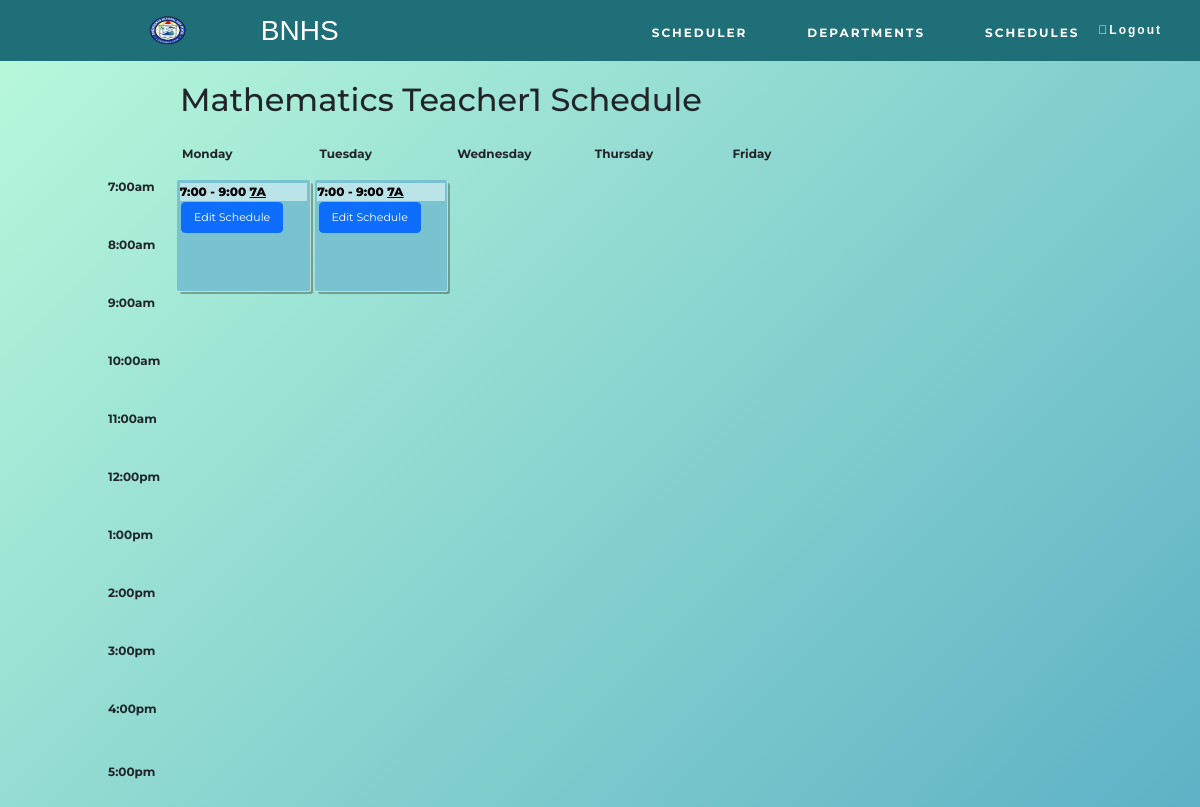
The page /teacher_schedule.php?id=110&dept=Mathematics on the database as committed earlier.
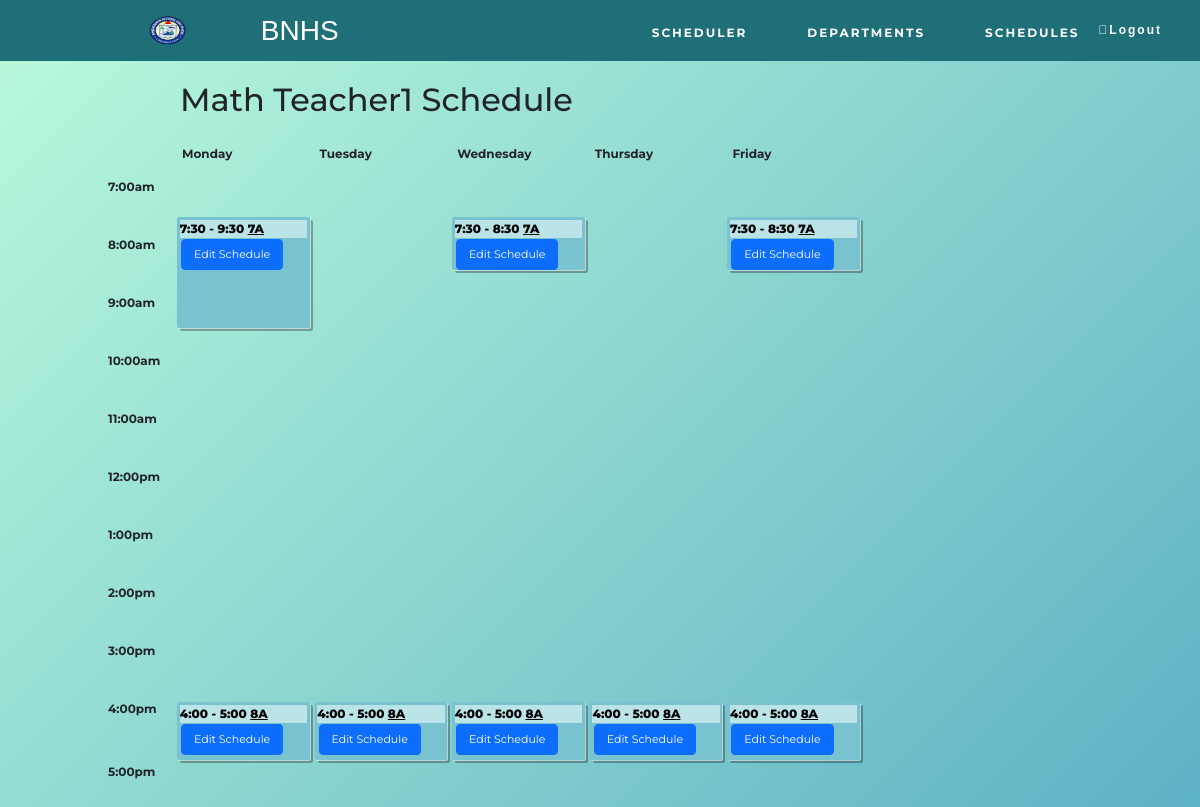
The same page on the database as committed later.
### tables this page shows
CREATE TABLE IF NOT EXISTS `teacher` (
  `id` int NOT NULL AUTO_INCREMENT,
  `firstName` varchar(32) NOT NULL,
  `lastName` varchar(32) NOT NULL,
  `dept` varchar(32) NOT NULL,
  `workload` float NOT NULL,
  PRIMARY KEY (`id`)
);

CREATE TABLE IF NOT EXISTS `class_schedule` (
  `grade_section` varchar(32) NOT NULL,
  `teacher_id` int DEFAULT NULL,
  `subject` varchar(32) NOT NULL,
  `day` varchar(32) NOT NULL,
  `start_time` float NOT NULL,
  `end_time` float NOT NULL,
  `duration` int NOT NULL,
  `id` int NOT NULL AUTO_INCREMENT,
  UNIQUE KEY `id` (`id`),
  KEY `teacher` (`teacher_id`)
);

### teacher_schedule.php (called while the page is built)
<?php
try {
    include __DIR__ . './includes/connection/DatabaseConnect.php';
    include __DIR__ . './includes/connection/DatabaseFunctions.php';
    include __DIR__ . './includes/templates/teacher_schedule.html.php';
} catch (PDOException $e) {
    include __DIR__ . './includes/connection/displayError.php';
}
include __DIR__ . './includes/templates/layout.html.php';
?>

### includes/connection/DatabaseFunctions.php (called while the page is built, shortened)
<?php
function retrieveAllId($pdo, $table, $primaryKey, $value) {
    $query = 'SELECT * FROM `' . $table . '`
              WHERE `' . $primaryKey . '` = :value';
    $parameters = [
        'value' => $value
    ];
    $query = query($pdo, $query, $parameters);
    return $query->fetchAll();
}
function retrieveId($pdo, $table, $primaryKey, $value) {
    $query = 'SELECT * FROM `' . $table . '`
              WHERE `' . $primaryKey . '` = :value';
    $parameters = [
        'value' => $value
    ];
    $query = query($pdo, $query, $parameters);
    return $query->fetch();
}
function query($pdo, $sql, $parameters = []) {
    $query = $pdo->prepare($sql);
    $query->execute($parameters);
    return $query;
}
function convertTime($time) {
    if($time % 100 == 0) {
        $time = $time/100;
        if($time > 12)
            $stringTime = ($time - 12) . ':00';
        else
            $stringTime = $time . ':00';
        return $stringTime;
    } else {
        if($time % 50 == 0) {
            $time = $time/100;
            $time = $time - 0.5;
            if($time > 12)
                $stringTime = ($time - 12) . ':30';
            else
                $stringTime = $time . ':30';
        }
        return $stringTime;
    }
}
?>

### includes/templates/teacher_schedule.html.php (the view, shortened to what this page needs)
<link rel="stylesheet" type="text/css" href="./includes/templates/css/scheduler.css">
<?php
    $teacher_id = $_GET['id'];
    $teacher = retrieveId($pdo, 'teacher', 'id', $teacher_id);
    $teacherName = $teacher['firstName'] . ' ' . $teacher['lastName'];
$output = '
<div class="text" style="height: 400px; width: 800px; margin-left: 5%;">
  <h2 id="schedule-heading" style="margin-left: 15%; padding-top: 20px;">'.$teacherName.' Schedule</h2>
  <div class="schedule" aria-labelledby="schedule-heading">
    <span class="track-slot" aria-hidden="true" style="grid-column: mon; grid-row: tracks;">Monday</span>
    <span class="track-slot" aria-hidden="true" style="grid-column: tue; grid-row: tracks;">Tuesday</span>
    <span class="track-slot" aria-hidden="true" style="grid-column: wed; grid-row: tracks;">Wednesday</span>
    <span class="track-slot" aria-hidden="true" style="grid-column: thu; grid-row: tracks;">Thursday</span>
    <span class="track-slot" aria-hidden="true" style="grid-column: fri; grid-row: tracks;">Friday</span>
    <h2 class="time-slot" style="grid-row: time-700;">7:00am</h2>
    <h2 class="time-slot" style="grid-row: time-750;"></h2>
    <h2 class="time-slot" style="grid-row: time-800;">8:00am</h2>
    <h2 class="time-slot" style="grid-row: time-850;"></h2>
    <h2 class="time-slot" style="grid-row: time-900;">9:00am</h2>
    <h2 class="time-slot" style="grid-row: time-950;"</h2>
    <h2 class="time-slot" style="grid-row: time-1000;">10:00am</h2>
    <h2 class="time-slot" style="grid-row: time-1050;"></h2>
    <h2 class="time-slot" style="grid-row: time-1100;">11:00am</h2>
    <h2 class="time-slot" style="grid-row: time-1150;"></h2>
    <h2 class="time-slot" style="grid-row: time-1200;">12:00pm</h2>
    <h2 class="time-slot" style="grid-row: time-1250;"></h2>
    <h2 class="time-slot" style="grid-row: time-1300;">1:00pm</h2>
    <h2 class="time-slot" style="grid-row: time-1350;"></h2>
    <h2 class="time-slot" style="grid-row: time-1400;">2:00pm</h2>
    <h2 class="time-slot" style="grid-row: time-1450;"></h2>
    <h2 class="time-slot" style="grid-row: time-1500;">3:00pm</h2>
    <h2 class="time-slot" style="grid-row: time-1550;"></h2>
    <h2 class="time-slot" style="grid-row: time-1600;">4:00pm</h2>
    <h2 class="time-slot" style="grid-row: time-1650;"></h2>
    <h2 class="time-slot" style="grid-row: time-1700;">5:00pm</h2>
';
    $teacher_sched = retrieveAllId($pdo, 'class_schedule', 'teacher_id', $teacher_id);
    foreach($teacher_sched as $sched) {
        $schedDay = $sched['day'];
        $schedStart = $sched['start_time'];
        $schedEnd = $sched['end_time'];
        $schedSection = $sched['grade_section'];
        $output .= '
        <div class="session English" style="grid-column: '.$schedDay.'; grid-row: time-'.$schedStart.' / time-'.$schedEnd.';">
        ';
        $output .= '
            <div class="session-time Filipino">
                <div>'.convertTime($schedStart).' - '.convertTime($schedEnd) . ' <u>' .$schedSection.'</u></div>
            </div>
            <div>
              <a href="scheduler.php?grade_section='.$schedSection.'&subject='.$_GET['dept'].'#main" class ="btn btn-primary" target="_blank" style="font-size:11; margin: 1%;">Edit Schedule</a>
            </div>
        </div>
        ';
    }
  $output .= '
  </div>
</div>
  ';
?>

Rows that differ between the two databases and show on the page:
removed class_schedule: start_time "7:00", end_time "9:00", grade_section "7A"
removed class_schedule: start_time "7:00", end_time "9:00", grade_section "7A"
changed teacher: teacherName "Mathematics Teacher1" → "Math Teacher1"
added class_schedule: start_time "4:00", end_time "5:00", grade_section "8A"
added class_schedule: start_time "4:00", end_time "5:00", grade_section "8A"
added class_schedule: start_time "4:00", end_time "5:00", grade_section "8A"
added class_schedule: start_time "4:00", end_time "5:00", grade_section "8A"
added class_schedule: start_time "4:00", end_time "5:00", grade_section "8A"
added class_schedule: start_time "7:30", end_time "8:30", grade_section "7A"
added class_schedule: start_time "7:30", end_time "8:30", grade_section "7A"
added class_schedule: start_time "7:30", end_time "9:30", grade_section "7A"
